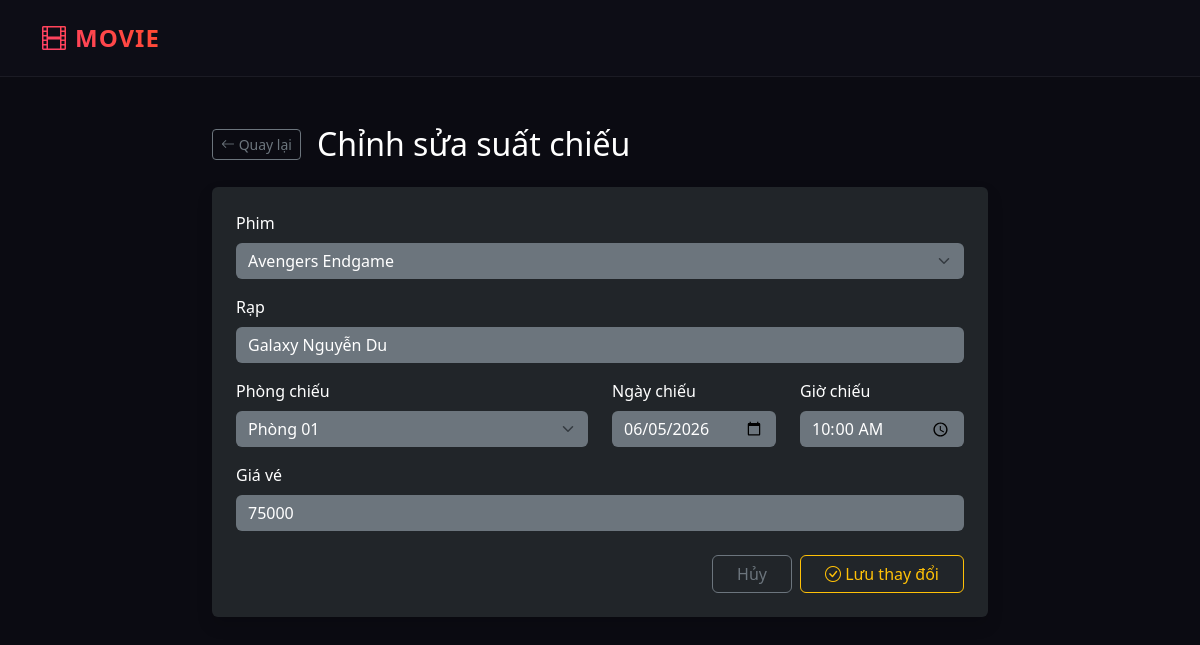
/admin/showtimes/edit/1 (signed in), run on the app's committed database.
### tables this page shows
CREATE TABLE showtimes (
    id INTEGER PRIMARY KEY AUTOINCREMENT,
    movie_id INTEGER,
    cinema TEXT,
    hall TEXT,
    date TEXT,
    time TEXT,
    price INTEGER,
    FOREIGN KEY(movie_id) REFERENCES movies(id)
);

CREATE TABLE movies (
        id INTEGER PRIMARY KEY AUTOINCREMENT,
        title TEXT,
        genre TEXT,
        duration INTEGER,
        rating REAL,
        poster TEXT
    );

### app.py (the view, shortened to what this page needs)
@app.route('/admin/showtimes/edit/<int:showtime_id>', methods=['GET', 'POST'])
def admin_edit_showtime(showtime_id):
    if session.get('role') not in ['admin_content', 'admin_system']:
        return redirect(url_for('home'))
    conn = get_db()
    c = conn.cursor()
    c.execute("SELECT * FROM showtimes WHERE id=?", (showtime_id,))
    showtime = c.fetchone()
    c.execute("SELECT * FROM movies")
    movies = c.fetchall()
    conn.close()
    return render_template(
        "admin/edit_showtime.html",
        showtime=showtime,
        movies=movies
    )

### app.py (called while the page is built)
def get_db():
    conn = sqlite3.connect("database.db")
    conn.row_factory = sqlite3.Row
    return conn

### templates/admin/edit_showtime.html (shortened to what this page needs)
{% extends "layout.html" %}
{% block content %}
<div class="container py-4 text-white" style="max-width: 800px;">
    <div class="d-flex align-items-center mb-4">
        <a href="{{ url_for('admin_showtimes') }}" class="btn btn-outline-secondary btn-sm me-3">
            <i class="bi bi-arrow-left"></i> Quay lại
        </a>
        <h2 class="mb-0">Chỉnh sửa suất chiếu</h2>
    </div>
    <form method="POST" class="bg-dark p-4 rounded shadow">
        <div class="mb-3">
            <label class="form-label">Phim</label>
            <select name="movie_id" class="form-select bg-secondary text-white border-0">
                {% for m in movies %}
                <option value="{{ m.id }}" {% if m.id == showtime.movie_id %}selected{% endif %}>
                    {{ m.title }}
                </option>
                {% endfor %}
            </select>
        </div>
        <div class="mb-3">
            <label class="form-label">Rạp</label>
            <input type="text" name="cinema" class="form-control bg-secondary text-white border-0" value="{{ showtime.cinema }}">
        </div>
        <div class="row">
            <div class="col-md-6 mb-3">
                <label class="form-label">Phòng chiếu</label>
                <select name="hall" class="form-select bg-secondary text-white border-0">
                    {% for hall in ['Phòng 01', 'Phòng 02', 'Phòng 03', 'Phòng 04', 'IMAX'] %}
                    <option {% if showtime.hall == hall %}selected{% endif %}>{{ hall }}</option>
                    {% endfor %}
                </select>
            </div>
            <div class="col-md-3 mb-3">
                <label class="form-label">Ngày chiếu</label>
                <input type="date" name="date" class="form-control bg-secondary text-white border-0" value="{{ showtime.date }}">
            </div>
            <div class="col-md-3 mb-3">
                <label class="form-label">Giờ chiếu</label>
                <input type="time" name="time" class="form-control bg-secondary text-white border-0" value="{{ showtime.time }}">
            </div>
        </div>
        <div class="mb-4">
            <label class="form-label">Giá vé</label>
            <input type="number" name="price" class="form-control bg-secondary text-white border-0" value="{{ showtime.price }}">
        </div>
        <div class="d-flex justify-content-end gap-2">
            <a href="{{ url_for('admin_showtimes') }}" class="btn btn-outline-secondary px-4">Hủy</a>
            <button type="submit" class="btn btn-outline-warning px-4">
                <i class="bi bi-check-circle"></i> Lưu thay đổi
            </button>
        </div>
    </form>
</div>
{% endblock %}

### templates/layout.html (style rules this page uses)
body { background-color: #0b0b12 !important; color: #e2e2e9 !important; font-family: 'Segoe UI', sans-serif; }

### data on the page
showtimes: movie_id "Avengers Endgame", cinema "Galaxy Nguyễn Du", hall "Phòng 01", date "06/05/2026", time "10:00", price "75000"
